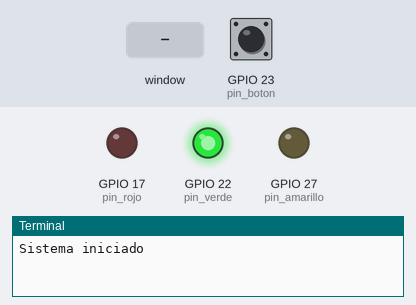
Bench run of a program on a simulated Raspberry Pi (BCM pin numbers). On the bench: output pins drawn as LEDs (lit = HIGH), the last lines printed to the terminal. Dashed ring = blinking. The inputs (shaded band) are chosen by the test bench; at power-on: GPIO 23 (pin_boton) HIGH. The desktop window is not drawn, its controls go by their first labels and the mouse button is held 0.15 s; the clock reads 2024-03-15 10:24:30 at power-on unless the program sets it.

Above: at 1.2 s.
1.3 s: control labelled "Modo Intermitente" in the window clicked
At 2.2 s:
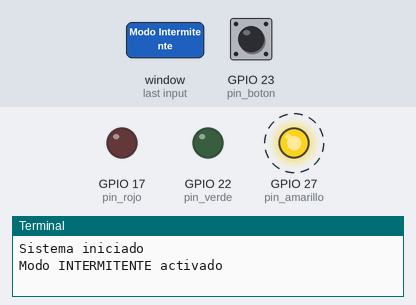
4.3 s: control labelled "Modo Normal" in the window clicked
At 5.3 s:
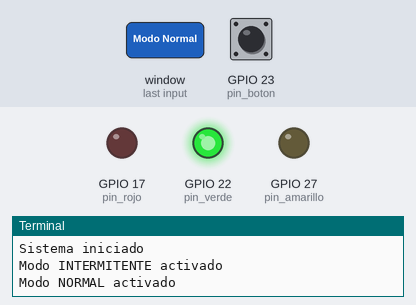
5.8 s: GPIO 23 (pin_boton) pulled LOW for 0.15 s
At 9.0 s:
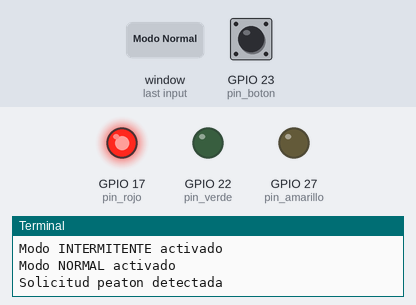
Timing chart, 0 to 14.4 s (numbered marks = the images above; inputs shaded):
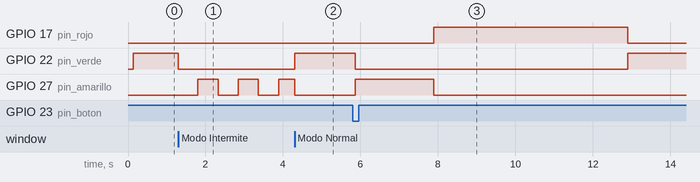

Measured:
- after the input at 1.3 s, GPIO 22 (pin_verde): HIGH → LOW at once; GPIO 27 (pin_amarillo): alternates HIGH for 0.52 s and LOW for 0.52 s, starting after 0.50 s
- after the input at 4.3 s, GPIO 22 (pin_verde): LOW → HIGH at once
- after the input at 5.8 s, GPIO 17 (pin_rojo): LOW → HIGH after 2.1 s instead of 5.6 s; GPIO 22 (pin_verde): HIGH → LOW after 0.06 s instead of 3.6 s

The program:

ejercicio9.py
```python
# =====================================================================================
#  Bienvenidos a Sys On Chip
# =====================================================================================
#  Ejercicio No. 9 – Semaforo con display de cuenta regresiva
#
#  Descripcion general:
#  Este ejercicio extiende el Ejercicio 8 agregando un display digital
#  que muestra el tiempo restante de cada estado del semaforo.
#
#  El display se encuentra a la derecha del semaforo y cambia de color
#  segun el estado actual.
#
#  Caracteristicas:
#
#   - Control GPIO de LEDs
#   - Interrupcion por boton peatonal
#   - Eliminacion de rebotes
#   - Maquina de estados
#   - Interfaz grafica con Tkinter
#   - Modos de funcionamiento
#   - Display de cuenta regresiva
#
# =====================================================================================


# -------------------------------------------------------------------------------------
# Importacion de librerias
# -------------------------------------------------------------------------------------

import RPi.GPIO as GPIO
import tkinter as tk
import time


# -------------------------------------------------------------------------------------
# Definicion de pines
# -------------------------------------------------------------------------------------

pin_rojo = 17
pin_amarillo = 27
pin_verde = 22

pin_boton = 23


# -------------------------------------------------------------------------------------
# Definicion de tiempos
# -------------------------------------------------------------------------------------

tiempo_verde = 5
tiempo_amarillo = 2
tiempo_rojo = 5

tiempo_intermitente = 0.5
tiempo_debounce = 0.2


# -------------------------------------------------------------------------------------
# Configuracion GPIO
# -------------------------------------------------------------------------------------

GPIO.setmode(GPIO.BCM)

GPIO.setup(pin_verde, GPIO.OUT)
GPIO.setup(pin_amarillo, GPIO.OUT)
GPIO.setup(pin_rojo, GPIO.OUT)

GPIO.setup(pin_boton, GPIO.IN, pull_up_down=GPIO.PUD_UP)


# -------------------------------------------------------------------------------------
# Variables del sistema
# -------------------------------------------------------------------------------------

estado_actual = "VERDE"
modo = "NORMAL"

solicitud_peaton = False

ultimo_evento = 0
inicio_estado = time.time()

estado_intermitente = False


# -------------------------------------------------------------------------------------
# Funcion para apagar LEDs
# -------------------------------------------------------------------------------------

def reset_salidas():

    GPIO.output(pin_verde, GPIO.LOW)
    GPIO.output(pin_amarillo, GPIO.LOW)
    GPIO.output(pin_rojo, GPIO.LOW)

    canvas.itemconfig(led_verde, fill="gray")
    canvas.itemconfig(led_amarillo, fill="gray")
    canvas.itemconfig(led_rojo, fill="gray")


# -------------------------------------------------------------------------------------
# Interrupcion del boton
# -------------------------------------------------------------------------------------

def ISR_boton(channel):

    global solicitud_peaton
    global ultimo_evento
    global estado_actual
    global modo

    tiempo_actual = time.time()

    if tiempo_actual - ultimo_evento > tiempo_debounce:

        if estado_actual == "VERDE" and modo == "NORMAL":

            solicitud_peaton = True

            mensaje.set("Peaton detectado")

            canvas.itemconfig(indicador_boton, fill="blue")

            print("Solicitud peaton detectada")

        ultimo_evento = tiempo_actual


GPIO.add_event_detect(pin_boton, GPIO.FALLING, callback=ISR_boton)


# -------------------------------------------------------------------------------------
# Cambio de modos
# -------------------------------------------------------------------------------------

def modo_normal():

    global modo
    global estado_actual
    global inicio_estado

    modo = "NORMAL"
    estado_actual = "VERDE"

    inicio_estado = time.time()

    reset_salidas()

    mensaje.set("Modo NORMAL")

    print("Modo NORMAL activado")


def modo_intermitente():

    global modo
    global inicio_estado
    global estado_intermitente

    modo = "INTERMITENTE"

    inicio_estado = time.time()
    estado_intermitente = False

    reset_salidas()

    mensaje.set("Modo INTERMITENTE")

    print("Modo INTERMITENTE activado")


# -------------------------------------------------------------------------------------
# Maquina de estados
# -------------------------------------------------------------------------------------

def actualizar_sistema():

    global estado_actual
    global solicitud_peaton
    global inicio_estado
    global estado_intermitente
    global modo

    tiempo_actual = time.time()
    tiempo_transcurrido = tiempo_actual - inicio_estado


    # =====================================================
    # MODO NORMAL
    # =====================================================

    if modo == "NORMAL":

        # -------------------------
        # VERDE
        # -------------------------

        if estado_actual == "VERDE":

            GPIO.output(pin_verde, GPIO.HIGH)
            GPIO.output(pin_amarillo, GPIO.LOW)
            GPIO.output(pin_rojo, GPIO.LOW)

            canvas.itemconfig(led_verde, fill="green")
            canvas.itemconfig(led_amarillo, fill="gray")
            canvas.itemconfig(led_rojo, fill="gray")

            restante = int(tiempo_verde - tiempo_transcurrido)

            canvas.itemconfig(display, text=str(restante), fill="green")

            if solicitud_peaton:

                solicitud_peaton = False
                estado_actual = "AMARILLO"
                inicio_estado = tiempo_actual

            elif tiempo_transcurrido >= tiempo_verde:

                estado_actual = "AMARILLO"
                inicio_estado = tiempo_actual


        # -------------------------
        # AMARILLO
        # -------------------------

        elif estado_actual == "AMARILLO":

            GPIO.output(pin_verde, GPIO.LOW)
            GPIO.output(pin_amarillo, GPIO.HIGH)
            GPIO.output(pin_rojo, GPIO.LOW)

            canvas.itemconfig(led_verde, fill="gray")
            canvas.itemconfig(led_amarillo, fill="yellow")
            canvas.itemconfig(led_rojo, fill="gray")

            restante = int(tiempo_amarillo - tiempo_transcurrido)

            canvas.itemconfig(display, text=str(restante), fill="orange")

            if tiempo_transcurrido >= tiempo_amarillo:

                estado_actual = "ROJO"
                inicio_estado = tiempo_actual


        # -------------------------
        # ROJO
        # -------------------------

        elif estado_actual == "ROJO":

            GPIO.output(pin_verde, GPIO.LOW)
            GPIO.output(pin_amarillo, GPIO.LOW)
            GPIO.output(pin_rojo, GPIO.HIGH)

            canvas.itemconfig(led_verde, fill="gray")
            canvas.itemconfig(led_amarillo, fill="gray")
            canvas.itemconfig(led_rojo, fill="red")

            restante = int(tiempo_rojo - tiempo_transcurrido)

            canvas.itemconfig(display, text=str(restante), fill="red")

            if tiempo_transcurrido >= tiempo_rojo:

                estado_actual = "VERDE"
                inicio_estado = tiempo_actual

                canvas.itemconfig(indicador_boton, fill="gray")
                mensaje.set("Sistema en funcionamiento")


    # =====================================================
    # MODO INTERMITENTE
    # =====================================================

    elif modo == "INTERMITENTE":

        canvas.itemconfig(display, text="-", fill="yellow")

        if tiempo_actual - inicio_estado >= tiempo_intermitente:

            inicio_estado = tiempo_actual

            estado_intermitente = not estado_intermitente

            if estado_intermitente:

                GPIO.output(pin_amarillo, GPIO.HIGH)

                canvas.itemconfig(led_amarillo, fill="yellow")

            else:

                GPIO.output(pin_amarillo, GPIO.LOW)

                canvas.itemconfig(led_amarillo, fill="gray")


    ventana.after(50, actualizar_sistema)


# -------------------------------------------------------------------------------------
# Interfaz grafica (MISMA DEL EJERCICIO 8)
# -------------------------------------------------------------------------------------

ventana = tk.Tk()

ventana.title("Sys On Chip - Semaforo Inteligente")

canvas = tk.Canvas(ventana, width=240, height=420)

canvas.pack()


# LEDs

led_rojo = canvas.create_oval(80, 40, 160, 120, fill="gray")

led_amarillo = canvas.create_oval(80, 150, 160, 230, fill="gray")

led_verde = canvas.create_oval(80, 260, 160, 340, fill="gray")


# Display dentro del canvas

display = canvas.create_text(
    200,
    200,
    text="0",
    font=("Courier", 32, "bold"),
    fill="white"
)


# Indicador boton

canvas.create_text(120, 360, text="Boton")

indicador_boton = canvas.create_oval(105, 370, 135, 400, fill="gray")


# Mensaje

mensaje = tk.StringVar()

mensaje.set("Sistema iniciado")

label_mensaje = tk.Label(ventana, textvariable=mensaje)

label_mensaje.pack()


# -------------------------------------------------------------------------------------
# Botones
# -------------------------------------------------------------------------------------

frame_botones = tk.Frame(ventana)

frame_botones.pack(pady=10)

boton_normal = tk.Button(frame_botones, text="Modo Normal", command=modo_normal, width=15)

boton_normal.grid(row=0, column=0, padx=10)

boton_intermitente = tk.Button(frame_botones, text="Modo Intermitente", command=modo_intermitente, width=15)

boton_intermitente.grid(row=0, column=1, padx=10)


# -------------------------------------------------------------------------------------
# Inicio
# -------------------------------------------------------------------------------------

print("Sistema iniciado")

inicio_estado = time.time()

ventana.after(50, actualizar_sistema)


# -------------------------------------------------------------------------------------
# Ejecucion
# -------------------------------------------------------------------------------------

try:

    ventana.mainloop()

finally:

    GPIO.cleanup()

    print("GPIO liberado correctamente")
```
